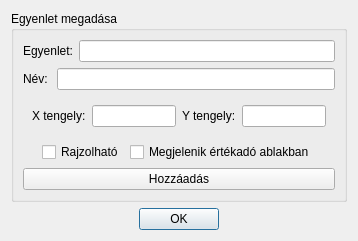
<?xml version="1.0" encoding="UTF-8"?>
<ui version="4.0">
 <class>AddEquationDialog</class>
 <widget class="QDialog" name="AddEquationDialog">
  <property name="windowModality">
   <enum>Qt::WindowModal</enum>
  </property>
  <property name="geometry">
   <rect>
    <x>0</x>
    <y>0</y>
    <width>358</width>
    <height>235</height>
   </rect>
  </property>
  <property name="windowTitle">
   <string>Egyenlet hozzáadása</string>
  </property>
  <property name="modal">
   <bool>true</bool>
  </property>
  <layout class="QGridLayout" name="gridLayout_2">
   <item row="0" column="0">
    <widget class="QGroupBox" name="groupBox">
     <property name="title">
      <string>Egyenlet megadása</string>
     </property>
     <layout class="QGridLayout" name="gridLayout">
      <item row="4" column="0">
       <layout class="QHBoxLayout" name="horizontalLayout_2">
        <item>
         <spacer name="horizontalSpacer">
          <property name="orientation">
           <enum>Qt::Horizontal</enum>
          </property>
          <property name="sizeHint" stdset="0">
           <size>
            <width>40</width>
            <height>20</height>
           </size>
          </property>
         </spacer>
        </item>
        <item>
         <widget class="QCheckBox" name="isDrawableCheckBox">
          <property name="text">
           <string>Rajzolható</string>
          </property>
         </widget>
        </item>
        <item>
         <widget class="QCheckBox" name="isShownCheckBox">
          <property name="text">
           <string>Megjelenik értékadó ablakban</string>
          </property>
         </widget>
        </item>
        <item>
         <spacer name="horizontalSpacer_2">
          <property name="orientation">
           <enum>Qt::Horizontal</enum>
          </property>
          <property name="sizeHint" stdset="0">
           <size>
            <width>40</width>
            <height>20</height>
           </size>
          </property>
         </spacer>
        </item>
       </layout>
      </item>
      <item row="0" column="0">
       <layout class="QHBoxLayout" name="horizontalLayout">
        <item>
         <widget class="QLabel" name="label_2">
          <property name="text">
           <string>Egyenlet:</string>
          </property>
         </widget>
        </item>
        <item>
         <widget class="QLineEdit" name="equationLineEdit">
          <property name="maximumSize">
           <size>
            <width>300</width>
            <height>16777215</height>
           </size>
          </property>
         </widget>
        </item>
       </layout>
      </item>
      <item row="5" column="0">
       <widget class="QPushButton" name="addEquationButton">
        <property name="text">
         <string>Hozzáadás</string>
        </property>
       </widget>
      </item>
      <item row="2" column="0">
       <layout class="QHBoxLayout" name="horizontalLayout_3">
        <item>
         <widget class="QLabel" name="label_3">
          <property name="text">
           <string>Név: </string>
          </property>
         </widget>
        </item>
        <item>
         <widget class="QLineEdit" name="equationNameLineEdit">
          <property name="maximumSize">
           <size>
            <width>300</width>
            <height>16777215</height>
           </size>
          </property>
         </widget>
        </item>
       </layout>
      </item>
      <item row="3" column="0">
       <widget class="QWidget" name="axisWidget" native="true">
        <layout class="QGridLayout" name="gridLayout_3">
         <item row="0" column="0">
          <layout class="QHBoxLayout" name="horizontalLayout_4">
           <item>
            <widget class="QLabel" name="label_4">
             <property name="text">
              <string>X tengely:</string>
             </property>
            </widget>
           </item>
           <item>
            <widget class="QLineEdit" name="xAxisLineEdit">
             <property name="maximumSize">
              <size>
               <width>300</width>
               <height>16777215</height>
              </size>
             </property>
            </widget>
           </item>
           <item>
            <layout class="QHBoxLayout" name="horizontalLayout_5">
             <item>
              <widget class="QLabel" name="label_5">
               <property name="text">
                <string>Y tengely:</string>
               </property>
              </widget>
             </item>
             <item>
              <widget class="QLineEdit" name="yAxisLineEdit">
               <property name="maximumSize">
                <size>
                 <width>300</width>
                 <height>16777215</height>
                </size>
               </property>
              </widget>
             </item>
            </layout>
           </item>
          </layout>
         </item>
        </layout>
       </widget>
      </item>
     </layout>
    </widget>
   </item>
   <item row="1" column="0">
    <widget class="QDialogButtonBox" name="buttonBox">
     <property name="orientation">
      <enum>Qt::Horizontal</enum>
     </property>
     <property name="standardButtons">
      <set>QDialogButtonBox::Ok</set>
     </property>
     <property name="centerButtons">
      <bool>true</bool>
     </property>
    </widget>
   </item>
  </layout>
 </widget>
 <resources/>
 <connections>
  <connection>
   <sender>buttonBox</sender>
   <signal>accepted()</signal>
   <receiver>AddEquationDialog</receiver>
   <slot>accept()</slot>
   <hints>
    <hint type="sourcelabel">
     <x>248</x>
     <y>254</y>
    </hint>
    <hint type="destinationlabel">
     <x>157</x>
     <y>274</y>
    </hint>
   </hints>
  </connection>
  <connection>
   <sender>buttonBox</sender>
   <signal>rejected()</signal>
   <receiver>AddEquationDialog</receiver>
   <slot>reject()</slot>
   <hints>
    <hint type="sourcelabel">
     <x>316</x>
     <y>260</y>
    </hint>
    <hint type="destinationlabel">
     <x>286</x>
     <y>274</y>
    </hint>
   </hints>
  </connection>
 </connections>
</ui>
